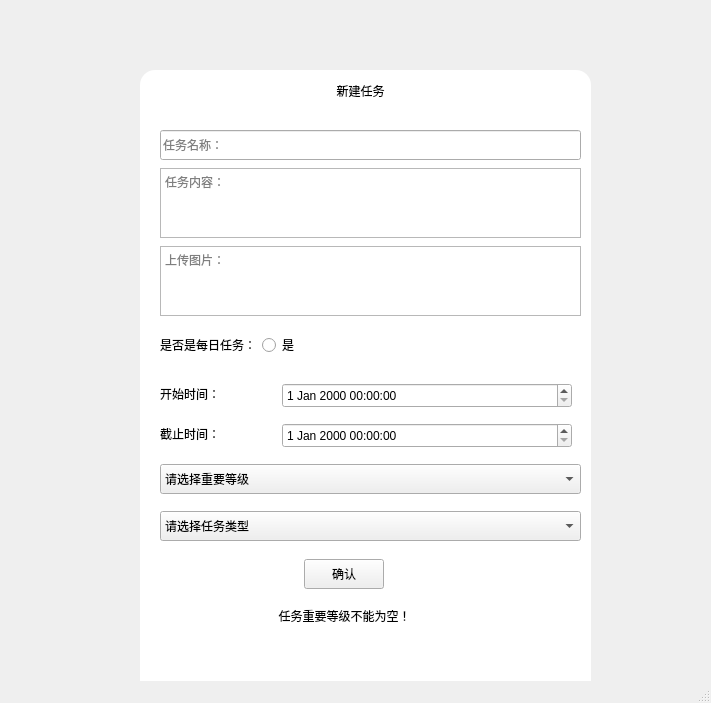
<?xml version="1.0" encoding="UTF-8"?>
<ui version="4.0">
 <class>AddTaskWindow</class>
 <widget class="QMainWindow" name="AddTaskWindow">
  <property name="geometry">
   <rect>
    <x>0</x>
    <y>0</y>
    <width>711</width>
    <height>703</height>
   </rect>
  </property>
  <property name="windowTitle">
   <string>MainWindow</string>
  </property>
  <widget class="QWidget" name="centralwidget">
   <widget class="QFrame" name="frame">
    <property name="geometry">
     <rect>
      <x>140</x>
      <y>70</y>
      <width>451</width>
      <height>631</height>
     </rect>
    </property>
    <property name="minimumSize">
     <size>
      <width>431</width>
      <height>531</height>
     </size>
    </property>
    <property name="styleSheet">
     <string notr="true">#frame{
	border-radius:15px;
	background-color: rgb(255, 255, 255);
}



</string>
    </property>
    <property name="frameShape">
     <enum>QFrame::StyledPanel</enum>
    </property>
    <property name="frameShadow">
     <enum>QFrame::Raised</enum>
    </property>
    <widget class="QLabel" name="label">
     <property name="geometry">
      <rect>
       <x>150</x>
       <y>0</y>
       <width>141</width>
       <height>41</height>
      </rect>
     </property>
     <property name="minimumSize">
      <size>
       <width>111</width>
       <height>41</height>
      </size>
     </property>
     <property name="styleSheet">
      <string notr="true">font: 75 20pt &quot;微软雅黑&quot;;</string>
     </property>
     <property name="text">
      <string>新建任务</string>
     </property>
     <property name="alignment">
      <set>Qt::AlignCenter</set>
     </property>
    </widget>
    <widget class="QFrame" name="frame_2">
     <property name="geometry">
      <rect>
       <x>20</x>
       <y>60</y>
       <width>421</width>
       <height>411</height>
      </rect>
     </property>
     <property name="styleSheet">
      <string notr="true">QPushButton:pressed{
	padding-top:5px;
	padding-left:5px;
}</string>
     </property>
     <layout class="QVBoxLayout" name="verticalLayout">
      <property name="spacing">
       <number>8</number>
      </property>
      <property name="leftMargin">
       <number>0</number>
      </property>
      <property name="topMargin">
       <number>0</number>
      </property>
      <property name="rightMargin">
       <number>0</number>
      </property>
      <property name="bottomMargin">
       <number>0</number>
      </property>
      <item>
       <widget class="QLineEdit" name="lineEdit_Add_task_name">
        <property name="sizePolicy">
         <sizepolicy hsizetype="Expanding" vsizetype="Expanding">
          <horstretch>0</horstretch>
          <verstretch>1</verstretch>
         </sizepolicy>
        </property>
        <property name="minimumSize">
         <size>
          <width>0</width>
          <height>30</height>
         </size>
        </property>
        <property name="text">
         <string/>
        </property>
        <property name="placeholderText">
         <string>任务名称：</string>
        </property>
       </widget>
      </item>
      <item>
       <widget class="QTextEdit" name="textEdit_Add_task_content">
        <property name="sizePolicy">
         <sizepolicy hsizetype="Expanding" vsizetype="Expanding">
          <horstretch>0</horstretch>
          <verstretch>3</verstretch>
         </sizepolicy>
        </property>
        <property name="placeholderText">
         <string>任务内容：</string>
        </property>
       </widget>
      </item>
      <item>
       <widget class="QTextEdit" name="textEdit_Add_task_photo">
        <property name="sizePolicy">
         <sizepolicy hsizetype="Expanding" vsizetype="Expanding">
          <horstretch>0</horstretch>
          <verstretch>1</verstretch>
         </sizepolicy>
        </property>
        <property name="placeholderText">
         <string>上传图片：</string>
        </property>
       </widget>
      </item>
      <item>
       <widget class="QFrame" name="frame_4">
        <property name="sizePolicy">
         <sizepolicy hsizetype="Preferred" vsizetype="Expanding">
          <horstretch>0</horstretch>
          <verstretch>1</verstretch>
         </sizepolicy>
        </property>
        <layout class="QHBoxLayout" name="horizontalLayout_10">
         <property name="leftMargin">
          <number>0</number>
         </property>
         <item>
          <widget class="QLabel" name="label_8">
           <property name="sizePolicy">
            <sizepolicy hsizetype="Expanding" vsizetype="Preferred">
             <horstretch>1</horstretch>
             <verstretch>0</verstretch>
            </sizepolicy>
           </property>
           <property name="text">
            <string>是否是每日任务：</string>
           </property>
          </widget>
         </item>
         <item>
          <widget class="QRadioButton" name="radioButton_Add_is_every">
           <property name="sizePolicy">
            <sizepolicy hsizetype="Expanding" vsizetype="Fixed">
             <horstretch>10</horstretch>
             <verstretch>0</verstretch>
            </sizepolicy>
           </property>
           <property name="text">
            <string>是</string>
           </property>
          </widget>
         </item>
        </layout>
       </widget>
      </item>
      <item>
       <widget class="QStackedWidget" name="stackedWidget_2">
        <property name="sizePolicy">
         <sizepolicy hsizetype="Preferred" vsizetype="Expanding">
          <horstretch>0</horstretch>
          <verstretch>3</verstretch>
         </sizepolicy>
        </property>
        <property name="minimumSize">
         <size>
          <width>311</width>
          <height>88</height>
         </size>
        </property>
        <property name="currentIndex">
         <number>0</number>
        </property>
        <widget class="QWidget" name="page_2">
         <widget class="QWidget" name="layoutWidget">
          <property name="geometry">
           <rect>
            <x>0</x>
            <y>0</y>
            <width>421</width>
            <height>80</height>
           </rect>
          </property>
          <layout class="QVBoxLayout" name="verticalLayout_3">
           <property name="spacing">
            <number>0</number>
           </property>
           <item>
            <widget class="QFrame" name="frame_2">
             <property name="sizePolicy">
              <sizepolicy hsizetype="Preferred" vsizetype="Expanding">
               <horstretch>0</horstretch>
               <verstretch>1</verstretch>
              </sizepolicy>
             </property>
             <property name="minimumSize">
              <size>
               <width>309</width>
               <height>36</height>
              </size>
             </property>
             <property name="styleSheet">
              <string notr="true"/>
             </property>
             <layout class="QHBoxLayout" name="horizontalLayout_5">
              <property name="leftMargin">
               <number>0</number>
              </property>
              <item>
               <widget class="QLabel" name="label_4">
                <property name="sizePolicy">
                 <sizepolicy hsizetype="Expanding" vsizetype="Preferred">
                  <horstretch>4</horstretch>
                  <verstretch>0</verstretch>
                 </sizepolicy>
                </property>
                <property name="minimumSize">
                 <size>
                  <width>60</width>
                  <height>21</height>
                 </size>
                </property>
                <property name="styleSheet">
                 <string notr="true">border:none;</string>
                </property>
                <property name="text">
                 <string>开始时间：</string>
                </property>
               </widget>
              </item>
              <item>
               <widget class="QDateTimeEdit" name="dateTimeEdit_ordinary_begin">
                <property name="sizePolicy">
                 <sizepolicy hsizetype="Expanding" vsizetype="Fixed">
                  <horstretch>10</horstretch>
                  <verstretch>0</verstretch>
                 </sizepolicy>
                </property>
                <property name="minimumSize">
                 <size>
                  <width>234</width>
                  <height>25</height>
                 </size>
                </property>
               </widget>
              </item>
             </layout>
            </widget>
           </item>
           <item>
            <widget class="QFrame" name="frame_3">
             <property name="sizePolicy">
              <sizepolicy hsizetype="Preferred" vsizetype="Expanding">
               <horstretch>0</horstretch>
               <verstretch>1</verstretch>
              </sizepolicy>
             </property>
             <property name="minimumSize">
              <size>
               <width>309</width>
               <height>36</height>
              </size>
             </property>
             <layout class="QHBoxLayout" name="horizontalLayout_6">
              <property name="leftMargin">
               <number>0</number>
              </property>
              <item>
               <widget class="QLabel" name="label_5">
                <property name="sizePolicy">
                 <sizepolicy hsizetype="Expanding" vsizetype="Preferred">
                  <horstretch>4</horstretch>
                  <verstretch>0</verstretch>
                 </sizepolicy>
                </property>
                <property name="minimumSize">
                 <size>
                  <width>60</width>
                  <height>21</height>
                 </size>
                </property>
                <property name="text">
                 <string>截止时间：</string>
                </property>
               </widget>
              </item>
              <item>
               <widget class="QDateTimeEdit" name="dateTimeEdit_ordinary_end">
                <property name="sizePolicy">
                 <sizepolicy hsizetype="Expanding" vsizetype="Fixed">
                  <horstretch>10</horstretch>
                  <verstretch>0</verstretch>
                 </sizepolicy>
                </property>
                <property name="minimumSize">
                 <size>
                  <width>234</width>
                  <height>25</height>
                 </size>
                </property>
               </widget>
              </item>
             </layout>
            </widget>
           </item>
          </layout>
         </widget>
        </widget>
        <widget class="QWidget" name="page_3">
         <widget class="QWidget" name="layoutWidget">
          <property name="geometry">
           <rect>
            <x>0</x>
            <y>1</y>
            <width>421</width>
            <height>81</height>
           </rect>
          </property>
          <layout class="QVBoxLayout" name="verticalLayout_2">
           <item>
            <widget class="QFrame" name="frame">
             <layout class="QHBoxLayout" name="horizontalLayout_11">
              <property name="leftMargin">
               <number>0</number>
              </property>
              <property name="topMargin">
               <number>0</number>
              </property>
              <property name="rightMargin">
               <number>0</number>
              </property>
              <property name="bottomMargin">
               <number>0</number>
              </property>
              <item>
               <widget class="QLabel" name="label_9">
                <property name="sizePolicy">
                 <sizepolicy hsizetype="Expanding" vsizetype="Preferred">
                  <horstretch>4</horstretch>
                  <verstretch>0</verstretch>
                 </sizepolicy>
                </property>
                <property name="minimumSize">
                 <size>
                  <width>60</width>
                  <height>30</height>
                 </size>
                </property>
                <property name="text">
                 <string>开始日期：</string>
                </property>
               </widget>
              </item>
              <item>
               <widget class="QDateEdit" name="dateEdit_every_begin_date">
                <property name="sizePolicy">
                 <sizepolicy hsizetype="Expanding" vsizetype="Fixed">
                  <horstretch>7</horstretch>
                  <verstretch>0</verstretch>
                 </sizepolicy>
                </property>
                <property name="minimumSize">
                 <size>
                  <width>86</width>
                  <height>25</height>
                 </size>
                </property>
               </widget>
              </item>
              <item>
               <widget class="QLabel" name="label_11">
                <property name="sizePolicy">
                 <sizepolicy hsizetype="Expanding" vsizetype="Preferred">
                  <horstretch>6</horstretch>
                  <verstretch>0</verstretch>
                 </sizepolicy>
                </property>
                <property name="minimumSize">
                 <size>
                  <width>84</width>
                  <height>30</height>
                 </size>
                </property>
                <property name="text">
                 <string>每日开始时间：</string>
                </property>
               </widget>
              </item>
              <item>
               <widget class="QTimeEdit" name="timeEdit_every_begin_time">
                <property name="sizePolicy">
                 <sizepolicy hsizetype="Expanding" vsizetype="Fixed">
                  <horstretch>5</horstretch>
                  <verstretch>0</verstretch>
                 </sizepolicy>
                </property>
                <property name="minimumSize">
                 <size>
                  <width>56</width>
                  <height>25</height>
                 </size>
                </property>
               </widget>
              </item>
             </layout>
            </widget>
           </item>
           <item>
            <widget class="QFrame" name="frame">
             <layout class="QHBoxLayout" name="horizontalLayout_13">
              <property name="leftMargin">
               <number>0</number>
              </property>
              <property name="topMargin">
               <number>0</number>
              </property>
              <property name="rightMargin">
               <number>0</number>
              </property>
              <property name="bottomMargin">
               <number>0</number>
              </property>
              <item>
               <widget class="QLabel" name="label_10">
                <property name="sizePolicy">
                 <sizepolicy hsizetype="Expanding" vsizetype="Preferred">
                  <horstretch>4</horstretch>
                  <verstretch>0</verstretch>
                 </sizepolicy>
                </property>
                <property name="minimumSize">
                 <size>
                  <width>60</width>
                  <height>30</height>
                 </size>
                </property>
                <property name="text">
                 <string>截止日期：</string>
                </property>
               </widget>
              </item>
              <item>
               <widget class="QDateEdit" name="dateEdit_every_end_date">
                <property name="sizePolicy">
                 <sizepolicy hsizetype="Expanding" vsizetype="Fixed">
                  <horstretch>7</horstretch>
                  <verstretch>0</verstretch>
                 </sizepolicy>
                </property>
                <property name="minimumSize">
                 <size>
                  <width>86</width>
                  <height>25</height>
                 </size>
                </property>
               </widget>
              </item>
              <item>
               <widget class="QLabel" name="label_12">
                <property name="sizePolicy">
                 <sizepolicy hsizetype="Expanding" vsizetype="Preferred">
                  <horstretch>6</horstretch>
                  <verstretch>0</verstretch>
                 </sizepolicy>
                </property>
                <property name="minimumSize">
                 <size>
                  <width>84</width>
                  <height>30</height>
                 </size>
                </property>
                <property name="text">
                 <string>每日截止时间：</string>
                </property>
               </widget>
              </item>
              <item>
               <widget class="QTimeEdit" name="timeEdit_every_end_time">
                <property name="sizePolicy">
                 <sizepolicy hsizetype="Expanding" vsizetype="Fixed">
                  <horstretch>5</horstretch>
                  <verstretch>0</verstretch>
                 </sizepolicy>
                </property>
                <property name="minimumSize">
                 <size>
                  <width>56</width>
                  <height>25</height>
                 </size>
                </property>
               </widget>
              </item>
             </layout>
            </widget>
           </item>
          </layout>
         </widget>
        </widget>
       </widget>
      </item>
      <item>
       <widget class="QFrame" name="frame">
        <property name="sizePolicy">
         <sizepolicy hsizetype="Preferred" vsizetype="Expanding">
          <horstretch>0</horstretch>
          <verstretch>1</verstretch>
         </sizepolicy>
        </property>
        <layout class="QHBoxLayout" name="horizontalLayout_9">
         <property name="leftMargin">
          <number>0</number>
         </property>
         <property name="rightMargin">
          <number>0</number>
         </property>
         <item>
          <widget class="QComboBox" name="comboBox_important">
           <property name="sizePolicy">
            <sizepolicy hsizetype="Expanding" vsizetype="Fixed">
             <horstretch>5</horstretch>
             <verstretch>0</verstretch>
            </sizepolicy>
           </property>
           <property name="minimumSize">
            <size>
             <width>0</width>
             <height>30</height>
            </size>
           </property>
           <item>
            <property name="text">
             <string>请选择重要等级</string>
            </property>
           </item>
           <item>
            <property name="text">
             <string>不重要</string>
            </property>
           </item>
           <item>
            <property name="text">
             <string>一般重要</string>
            </property>
           </item>
           <item>
            <property name="text">
             <string>特别重要</string>
            </property>
           </item>
          </widget>
         </item>
        </layout>
       </widget>
      </item>
      <item>
       <widget class="QComboBox" name="comboBox_Add_task_type">
        <property name="sizePolicy">
         <sizepolicy hsizetype="Preferred" vsizetype="Expanding">
          <horstretch>0</horstretch>
          <verstretch>1</verstretch>
         </sizepolicy>
        </property>
        <property name="minimumSize">
         <size>
          <width>0</width>
          <height>30</height>
         </size>
        </property>
        <property name="placeholderText">
         <string notr="true"/>
        </property>
        <property name="duplicatesEnabled">
         <bool>true</bool>
        </property>
        <item>
         <property name="text">
          <string>请选择任务类型</string>
         </property>
        </item>
        <item>
         <property name="text">
          <string>学习</string>
         </property>
        </item>
        <item>
         <property name="text">
          <string>运动</string>
         </property>
        </item>
        <item>
         <property name="text">
          <string>生活</string>
         </property>
        </item>
        <item>
         <property name="text">
          <string>休闲娱乐</string>
         </property>
        </item>
        <item>
         <property name="text">
          <string>其他</string>
         </property>
        </item>
       </widget>
      </item>
     </layout>
    </widget>
    <widget class="QFrame" name="frame">
     <property name="geometry">
      <rect>
       <x>310</x>
       <y>0</y>
       <width>111</width>
       <height>32</height>
      </rect>
     </property>
     <property name="styleSheet">
      <string notr="true">QPushButton:hover{
	padding-top:5px;
	padding-left:5px;
}</string>
     </property>
     <layout class="QHBoxLayout" name="horizontalLayout_2">
      <item>
       <widget class="QPushButton" name="pushButton_3">
        <property name="minimumSize">
         <size>
          <width>0</width>
          <height>30</height>
         </size>
        </property>
        <property name="styleSheet">
         <string notr="true">border:none;</string>
        </property>
        <property name="text">
         <string/>
        </property>
        <property name="icon">
         <iconset>
          <normaloff>:/resource/icons/24gl-minimization.png</normaloff>:/resource/icons/24gl-minimization.png</iconset>
        </property>
       </widget>
      </item>
      <item>
       <widget class="QPushButton" name="pushButton_4">
        <property name="minimumSize">
         <size>
          <width>0</width>
          <height>30</height>
         </size>
        </property>
        <property name="styleSheet">
         <string notr="true">border:none;</string>
        </property>
        <property name="text">
         <string/>
        </property>
        <property name="icon">
         <iconset>
          <normaloff>:/resource/icons/Close.png</normaloff>:/resource/icons/Close.png</iconset>
        </property>
       </widget>
      </item>
     </layout>
    </widget>
    <widget class="QFrame" name="frame">
     <property name="geometry">
      <rect>
       <x>40</x>
       <y>480</y>
       <width>329</width>
       <height>95</height>
      </rect>
     </property>
     <property name="styleSheet">
      <string notr="true">QPushButton:pressed{
	padding-left:5px;
	padding-top:5px;
}</string>
     </property>
     <layout class="QVBoxLayout" name="verticalLayout_4">
      <item alignment="Qt::AlignHCenter">
       <widget class="QPushButton" name="pushButton_Add_ensure">
        <property name="minimumSize">
         <size>
          <width>0</width>
          <height>30</height>
         </size>
        </property>
        <property name="text">
         <string>确认</string>
        </property>
       </widget>
      </item>
      <item>
       <widget class="QStackedWidget" name="stackedWidget">
        <property name="minimumSize">
         <size>
          <width>311</width>
          <height>41</height>
         </size>
        </property>
        <property name="currentIndex">
         <number>4</number>
        </property>
        <widget class="QWidget" name="page"/>
        <widget class="QWidget" name="page_task_void">
         <layout class="QHBoxLayout" name="horizontalLayout_3">
          <item>
           <widget class="QLabel" name="label_2">
            <property name="text">
             <string>任务名称不能为空！</string>
            </property>
            <property name="alignment">
             <set>Qt::AlignCenter</set>
            </property>
           </widget>
          </item>
         </layout>
        </widget>
        <widget class="QWidget" name="page_later_time">
         <layout class="QHBoxLayout" name="horizontalLayout_4">
          <item>
           <widget class="QLabel" name="label_3">
            <property name="minimumSize">
             <size>
              <width>293</width>
              <height>23</height>
             </size>
            </property>
            <property name="text">
             <string>开始时间/日期不能晚于截止时间/日期！</string>
            </property>
            <property name="alignment">
             <set>Qt::AlignCenter</set>
            </property>
           </widget>
          </item>
         </layout>
        </widget>
        <widget class="QWidget" name="page_task_type">
         <layout class="QHBoxLayout" name="horizontalLayout_7">
          <item>
           <widget class="QLabel" name="label_6">
            <property name="text">
             <string>请选择任务类型！</string>
            </property>
            <property name="alignment">
             <set>Qt::AlignCenter</set>
            </property>
           </widget>
          </item>
         </layout>
        </widget>
        <widget class="QWidget" name="page_4">
         <layout class="QHBoxLayout" name="horizontalLayout">
          <item>
           <widget class="QLabel" name="label_7">
            <property name="text">
             <string>任务重要等级不能为空！</string>
            </property>
            <property name="alignment">
             <set>Qt::AlignCenter</set>
            </property>
           </widget>
          </item>
         </layout>
        </widget>
       </widget>
      </item>
     </layout>
    </widget>
   </widget>
   <widget class="QWidget" name="layoutWidget">
    <property name="geometry">
     <rect>
      <x>0</x>
      <y>0</y>
      <width>2</width>
      <height>2</height>
     </rect>
    </property>
    <layout class="QHBoxLayout" name="horizontalLayout_8"/>
   </widget>
  </widget>
  <widget class="QStatusBar" name="statusbar"/>
 </widget>
 <resources>
  <include location="resource.qrc"/>
 </resources>
 <connections>
  <connection>
   <sender>pushButton_3</sender>
   <signal>clicked()</signal>
   <receiver>AddTaskWindow</receiver>
   <slot>showMinimized()</slot>
   <hints>
    <hint type="sourcelabel">
     <x>524</x>
     <y>37</y>
    </hint>
    <hint type="destinationlabel">
     <x>642</x>
     <y>13</y>
    </hint>
   </hints>
  </connection>
  <connection>
   <sender>pushButton_4</sender>
   <signal>clicked()</signal>
   <receiver>AddTaskWindow</receiver>
   <slot>close()</slot>
   <hints>
    <hint type="sourcelabel">
     <x>584</x>
     <y>47</y>
    </hint>
    <hint type="destinationlabel">
     <x>690</x>
     <y>76</y>
    </hint>
   </hints>
  </connection>
 </connections>
</ui>
